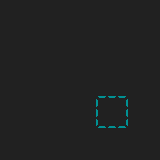

The image is a tile-based game level rendered from a .tmx file. Its description and source (layers, tilesets, objects; grid data summarised) follow:
An orthogonal 5x5 tile map with 32x32 px tiles, 1 tile layer (map) and 4 objects (2x enemy1, start, end).

<map version="1.0" tiledversion="1.1.5" orientation="orthogonal" renderorder="right-down" width="5" height="5" tilewidth="32" tileheight="32" infinite="0" nextobjectid="8">
 <tileset firstgid="1" source="pixel-art.tsx" />
 <layer name="map" width="5" height="5">
  <data>[25 cells, 25 non-empty, 2 distinct tile ids]</data>
 </layer>
 <objectgroup name="markers">
  <object id="1" type="start" x="0" y="128" width="32" height="32">
   <ellipse />
  </object>
  <object id="2" type="end" x="128" y="0" width="32" height="32">
   <ellipse />
  </object>
  <object id="3" type="enemy1" x="32" y="96" width="32" height="32">
   <ellipse />
  </object>
  <object id="7" type="enemy1" x="64" y="96" width="32" height="32">
   <ellipse />
  </object>
 </objectgroup>
</map>
